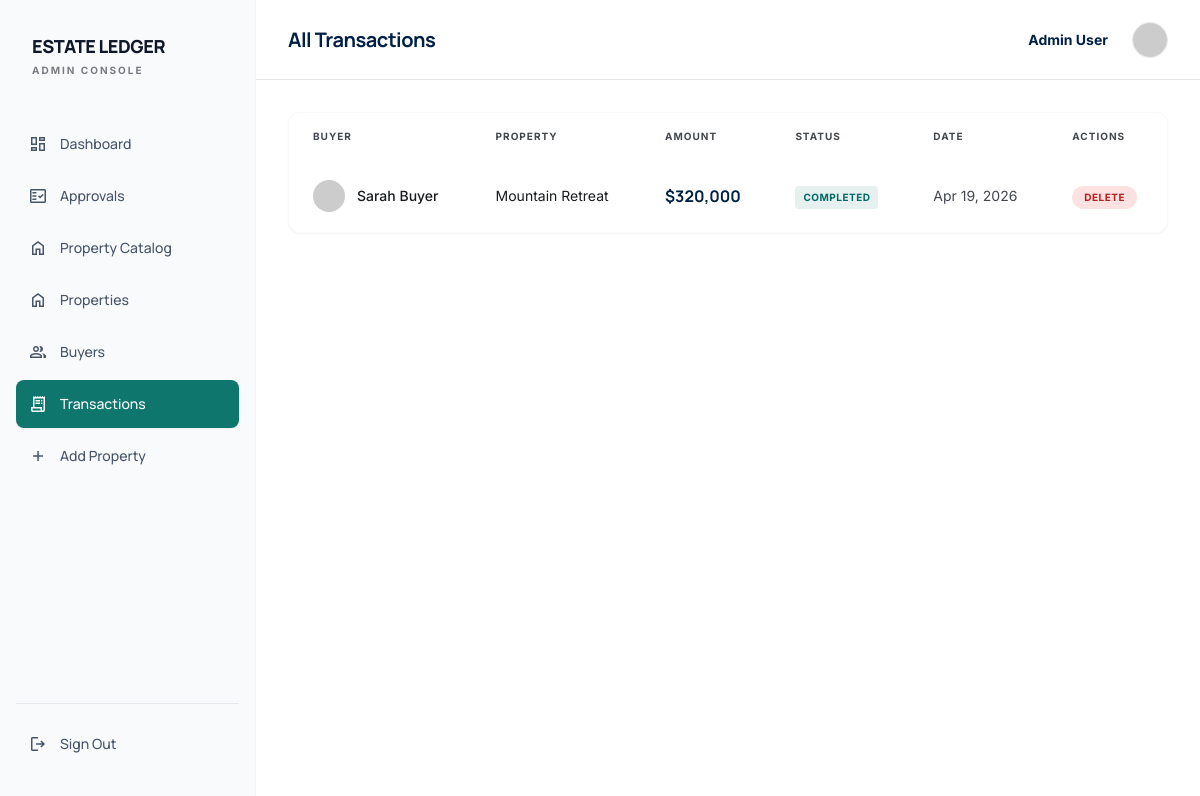
The page /admin/transactions (signed in) on the database its author committed.
### tables this page shows
CREATE TABLE IF NOT EXISTS transactions (
    id INT AUTO_INCREMENT PRIMARY KEY,
    property_id INT NOT NULL,
    buyer_id INT NOT NULL,
    agent_id INT NOT NULL,
    amount DECIMAL(15, 2) NOT NULL,
    status ENUM('pending', 'completed', 'cancelled') DEFAULT 'pending',
    transaction_date TIMESTAMP DEFAULT CURRENT_TIMESTAMP,
    FOREIGN KEY (property_id) REFERENCES properties(id) ON DELETE CASCADE,
    FOREIGN KEY (buyer_id) REFERENCES users(id) ON DELETE CASCADE,
    FOREIGN KEY (agent_id) REFERENCES users(id) ON DELETE CASCADE
);

CREATE TABLE IF NOT EXISTS users (
    id INT AUTO_INCREMENT PRIMARY KEY,
    name VARCHAR(100) NOT NULL,
    email VARCHAR(100) NOT NULL UNIQUE,
    password VARCHAR(255) NOT NULL,
    role ENUM('admin', 'agent', 'buyer') DEFAULT 'buyer',
    status ENUM('active', 'deactivated', 'pending') DEFAULT 'pending',
    created_at TIMESTAMP DEFAULT CURRENT_TIMESTAMP
);

CREATE TABLE IF NOT EXISTS properties (
    id INT AUTO_INCREMENT PRIMARY KEY,
    title VARCHAR(255) NOT NULL,
    description TEXT,
    price DECIMAL(15, 2) NOT NULL,
    type ENUM('residential', 'commercial', 'land') DEFAULT 'residential',
    bedrooms INT,
    bathrooms DECIMAL(3, 1),
    sqft INT,
    year_built INT,
    address VARCHAR(255),
    city VARCHAR(100),
    state VARCHAR(100),
    zip VARCHAR(20),
    location VARCHAR(255) NOT NULL,
    agent_id INT NOT NULL,
    status ENUM('available', 'pending', 'sold') DEFAULT 'available',
    created_at TIMESTAMP DEFAULT CURRENT_TIMESTAMP,
    FOREIGN KEY (agent_id) REFERENCES users(id) ON DELETE CASCADE
);

### app/controllers/Admin.php (called while the page is built, shortened)
<?php
class Admin extends Controller {
    private $userModel;
    private $propertyModel;
    public function __construct() {
        $this->userModel = $this->model('User');
        $this->propertyModel = $this->model('Property');
    }
    public function transactions() {
        $allTransactions = $this->propertyModel->getAllTransactions();
        foreach($allTransactions as $t) {
            $buyer = $this->userModel->getUserById($t->buyer_id);
            $property = $this->propertyModel->getPropertyById($t->property_id);
            $t->buyer_name = $buyer ? $buyer->name : 'Unknown';
            $t->property_title = $property ? $property->title : 'Unknown';
        }
        $data = ['transactions' => $allTransactions];
        $this->view('admin/transactions', $data);
    }
}

### app/core/Core.php (called while the page is built, shortened)
<?php
class Core {
    protected $currentMethod = 'index';
    public function __construct() {
        $url = $this->getUrl();
        if ($url && file_exists('../app/controllers/' . ucwords($url[0]) . '.php')) {
            unset($url[0]);
        }
        $this->currentController = new $this->currentController;
        if (isset($url[1])) {
            if (method_exists($this->currentController, $url[1])) {
                $this->currentMethod = $url[1];
                unset($url[1]);
            }
        }
        $this->params = $url ? array_values($url) : [];
        call_user_func_array([$this->currentController, $this->currentMethod], $this->params);
    }
    public function getUrl() {
        if (isset($_GET['url'])) {
            $url = rtrim($_GET['url'], '/');
            $url = filter_var($url, FILTER_SANITIZE_URL);
            $url = explode('/', $url);
            return $url;
        }
    }
}

### public/index.php (called while the page is built, shortened)
<?php
require_once '../app/core/Core.php';
require_once '../app/core/Controller.php';
require_once '../app/core/Database.php';
$init = new Core();
?>

### app/core/Database.php (called while the page is built, shortened)
<?php
class Database {
    private $host = DB_HOST;
    private $user = DB_USER;
    private $pass = DB_PASS;
    private $dbname = DB_NAME;
    private $dbh;
    private $stmt;
    public function __construct() {
        $dsn = 'mysql:host=' . $this->host . ';dbname=' . $this->dbname;
        $options = array(
            PDO::ATTR_PERSISTENT => true,
            PDO::ATTR_ERRMODE => PDO::ERRMODE_EXCEPTION
        );
        try {
            $this->dbh = new PDO($dsn, $this->user, $this->pass, $options);
        } catch (PDOException $e) {
            $this->error = $e->getMessage();
            echo $this->error;
        }
    }
    public function query($sql) {
        $this->stmt = $this->dbh->prepare($sql);
    }
    public function bind($param, $value, $type = null) {
        if (is_null($type)) {
            switch (true) {
                case is_int($value):
                    $type = PDO::PARAM_INT;
                    break;
            }
        }
        $this->stmt->bindValue($param, $value, $type);
    }
    public function execute() {
        return $this->stmt->execute();
    }
    public function resultSet() {
        $this->execute();
        return $this->stmt->fetchAll(PDO::FETCH_OBJ);
    }
}

### app/models/Property.php (called while the page is built, shortened)
<?php
class Property {
    private $db;
    public function __construct() {
        $this->db = new Database;
    }
    public function getPropertyById($id) {
        $this->db->query('SELECT properties.*, users.name as agent_name
                          FROM properties
                          JOIN users ON properties.agent_id = users.id
                          WHERE properties.id = :id');
        $this->db->bind(':id', $id);
        return $this->db->single();
    }
    public function getAllTransactions() {
        $this->db->query('SELECT * FROM transactions ORDER BY transaction_date DESC');
        return $this->db->resultSet();
    }
}

### app/views/admin/transactions.php (the view, shortened to what this page needs)
<!DOCTYPE html>
<html class="light" lang="en">
<head>
    <script src="https://cdn.tailwindcss.com?plugins=forms,container-queries"></script>
</head>
<body class="bg-surface text-on-surface font-body antialiased flex min-h-screen">
<aside class="hidden md:flex flex-col h-full py-8 px-4 w-64 fixed left-0 top-0 bg-slate-50 font-manrope text-sm font-medium border-r border-outline-variant/15 z-40">
<div class="mb-10 px-4">
<h1 class="text-lg font-black text-slate-900 font-headline tracking-tight uppercase">Estate Ledger</h1>
<p class="text-[10px] text-on-surface-variant font-bold tracking-[0.2em] uppercase opacity-70">Admin Console</p>
</div>
<nav class="flex-1 space-y-1">
<a class="flex items-center gap-3 px-3 py-2.5 text-slate-600 hover:bg-slate-100 rounded-lg font-headline text-sm font-medium" href="<?php echo URLROOT; ?>/admin/dashboard">
<span class="material-symbols-outlined text-xl">dashboard</span>Dashboard
</a>
<a class="flex items-center gap-3 px-3 py-2.5 text-slate-600 hover:bg-slate-100 rounded-lg font-headline text-sm font-medium" href="<?php echo URLROOT; ?>/admin/approvals">
<span class="material-symbols-outlined text-xl">fact_check</span>Approvals
</a>
<a class="flex items-center gap-3 px-3 py-2.5 text-slate-600 hover:bg-slate-100 rounded-lg font-headline text-sm font-medium" href="<?php echo URLROOT; ?>/admin/property_catalog">
<span class="material-symbols-outlined text-xl">home</span>Property Catalog
</a>
<a class="flex items-center gap-3 px-3 py-2.5 text-slate-600 hover:bg-slate-100 rounded-lg font-headline text-sm font-medium" href="<?php echo URLROOT; ?>/admin/properties">
<span class="material-symbols-outlined text-xl">home</span>Properties
</a>
<a class="flex items-center gap-3 px-3 py-2.5 text-slate-600 hover:bg-slate-100 rounded-lg font-headline text-sm font-medium" href="<?php echo URLROOT; ?>/admin/buyers">
<span class="material-symbols-outlined text-xl">group</span>Buyers
</a>
<a class="flex items-center gap-3 px-3 py-2.5 bg-teal-700 text-white shadow-sm rounded-lg font-headline text-sm font-medium" href="<?php echo URLROOT; ?>/admin/transactions">
<span class="material-symbols-outlined text-xl">receipt_long</span>Transactions
</a>
<a class="flex items-center gap-3 px-3 py-2.5 text-slate-600 hover:bg-slate-100 rounded-lg font-headline text-sm font-medium" href="<?php echo URLROOT; ?>/admin/add_property">
<span class="material-symbols-outlined text-xl">add</span>Add Property
</a>
</nav>
<div class="mt-auto pt-4 border-t border-surface-variant/30">
<a class="flex items-center gap-3 px-3 py-2.5 text-slate-600 hover:bg-slate-100 rounded-lg font-headline text-sm font-medium" href="<?php echo URLROOT; ?>/users/logout">
<span class="material-symbols-outlined text-xl">logout</span>Sign Out
</a>
</div>
</aside>
<main class="flex-1 md:ml-64 min-h-screen bg-surface">
<header class="bg-white/80 backdrop-blur-xl sticky top-0 z-50 flex justify-between items-center px-8 h-20 w-full border-b border-surface-variant/30">
<h2 class="font-headline font-bold tracking-tight text-xl text-primary">All Transactions</h2>
<div class="flex items-center gap-4">
<p class="text-sm font-bold text-primary mr-2"><?php echo $_SESSION['user_name']; ?></p>
<img alt="Admin" class="w-9 h-9 rounded-full object-cover border border-surface-variant" src="https://ui-avatars.com/api/?name=<?php echo urlencode($_SESSION['user_name']); ?>&background=002045&color=fff"/>
</div>
</header>
<div class="p-8">
<div class="bg-surface-container-lowest rounded-xl overflow-hidden shadow-sm border border-outline-variant/10">
<table class="w-full text-left font-body">
<thead>
<tr class="bg-surface-container-high text-[10px] font-bold text-on-surface-variant uppercase tracking-widest">
<th class="px-6 py-4">Buyer</th>
<th class="px-6 py-4">Property</th>
<th class="px-6 py-4">Amount</th>
<th class="px-6 py-4">Status</th>
<th class="px-6 py-4">Date</th>
<th class="px-6 py-4">Actions</th>
</tr>
</thead>
<tbody class="divide-y divide-outline-variant/5">
<?php foreach($data['transactions'] as $t): ?>
<tr class="hover:bg-surface-container-low transition-colors">
<td class="px-6 py-5">
<div class="flex items-center gap-3">
<div class="w-8 h-8 rounded-full bg-surface-container-high overflow-hidden">
<img class="w-full h-full object-cover" src="https://ui-avatars.com/api/?name=<?php echo urlencode($t->buyer_name); ?>&background=random&color=fff"/>
</div>
<span class="text-sm font-medium text-on-surface"><?php echo $t->buyer_name; ?></span>
</div>
</td>
<td class="px-6 py-5 text-sm text-on-surface"><?php echo $t->property_title; ?></td>
<td class="px-6 py-5 font-headline font-bold text-primary">$<?php echo number_format($t->amount); ?></td>
<td class="px-6 py-5">
<?php
$statusClass = [
'completed' => 'bg-secondary/10 text-secondary',
'pending' => 'bg-yellow-100 text-yellow-700',
'cancelled' => 'bg-red-100 text-red-700'
];
$class = $statusClass[$t->status] ?? 'bg-surface-dim text-on-surface-variant';
?>
<span class="inline-flex px-2 py-1 rounded text-[10px] font-bold tracking-wider uppercase <?php echo $class; ?>"><?php echo $t->status; ?></span>
</td>
<td class="px-6 py-5 text-sm text-on-surface-variant"><?php echo date('M d, Y', strtotime($t->transaction_date)); ?></td>
<td class="px-6 py-5">
<form action="<?php echo URLROOT; ?>/admin/delete_purchase/<?php echo $t->id; ?>" method="POST" onsubmit="return confirm('Delete this purchase record?');">
<button type="submit" class="px-3 py-1 rounded-full bg-red-100 text-red-700 text-[10px] font-bold uppercase tracking-wider hover:bg-red-200 transition-colors">
Delete
</button>
</form>
</td>
</tr>
<?php endforeach; ?>
</tbody>
</table>
</div>
</div>
</main>
</body>
</html>

### rows shown on the page
transactions: buyer.name "Sarah Buyer", property.title "Mountain Retreat", amount "320,000", status "COMPLETED", transaction_date "Apr 19, 2026"

### other values the page prints
$_SESSION['user_name'] "Admin User"
